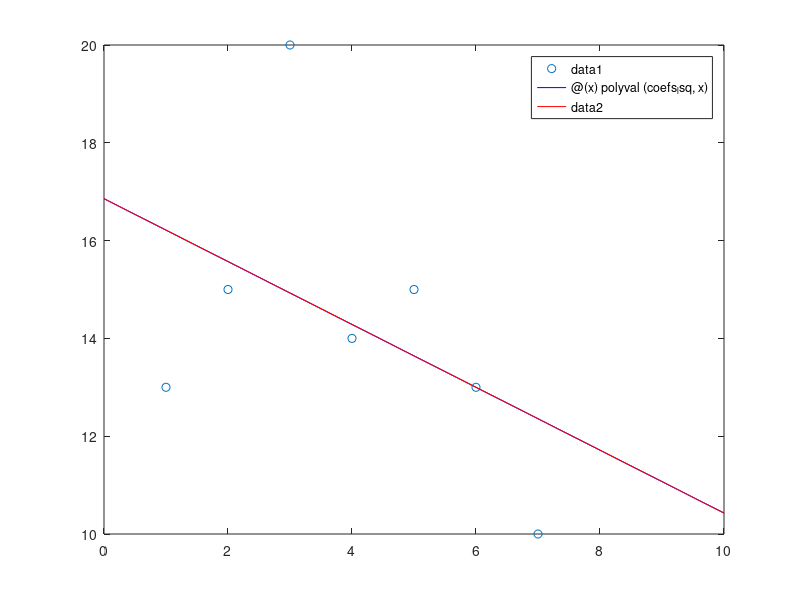

Reproduce this figure in MATLAB.
time=[1:7];
temperature=[13 15 20 14 15 13 10];

m=length(time)-1;
a=( (m+1) * sum(time.*temperature) - sum(time) * sum(temperature) ) /...
  ( (m+1) * sum(time.^2) - sum(time)^2 );
b=( sum(time.^2) * sum(temperature) - sum(time.*temperature) * sum(time) ) /...
  ( (m+1) * sum(time.^2) - sum(time)^2 );
f=@(x) a*x+b;
disp("Temperature in the room at 8:00:"), disp(f(8))
error=norm(temperature-f(time));
disp("Error:"), disp(error)

coefs_lsq=polyfit(time,temperature,1);
disp(coefs_lsq);
poly_lsq=@(x) polyval(coefs_lsq,x);

% predict temperature at 8 o'clock
disp("Temperature in the room at 8:00:"), disp(poly_lsq(8))

% find the minimum value E(a,b)
error=norm(temperature-poly_lsq(time));
disp("Error:"), disp(error)

% plot points
clf;
plot(time, temperature,'o')
hold on;
fplot(poly_lsq,[0,10],'-b');
fplot(f,[0,10],'-r');